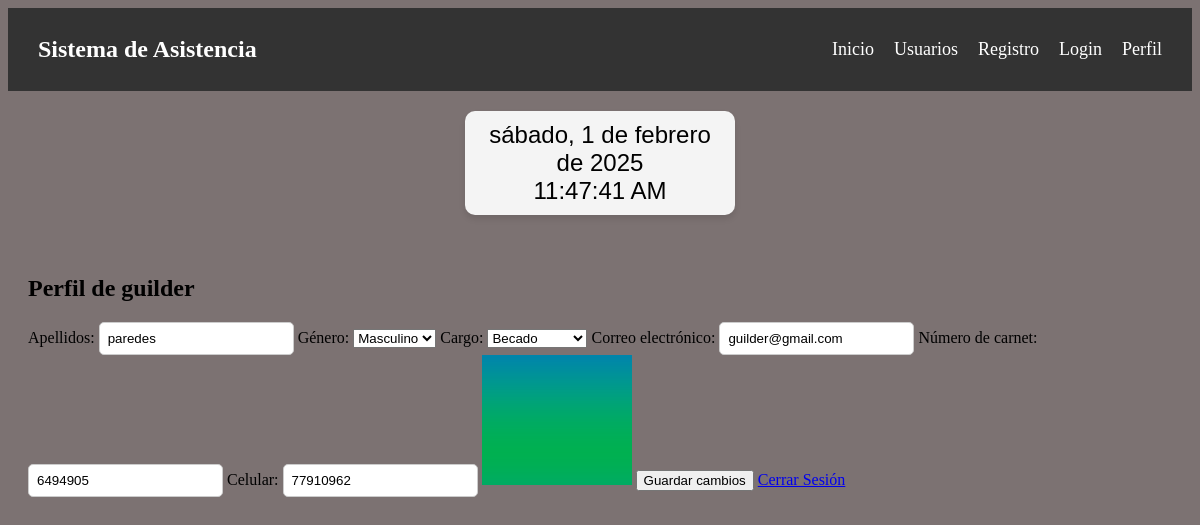
The page /perfil/ (signed in) on the database its author committed.
### Asistencia/models.py (models this page shows, shortened)
class Usuario(AbstractUser):
    GENDER_CHOICES = [
        ('M', 'Masculino'),
        ('F', 'Femenino'),
        ('O', 'Otro'),
    ]
    cargo_choices = [
        ('B', 'Becado'),
        ('P', 'Promotor'),
        ('JZ', 'Jefe de Zona'),
    ]
    apellidos = models.CharField(max_length=255)
    genero = models.CharField(max_length=1, choices=GENDER_CHOICES)
    cargo = models.CharField(max_length=2, choices=cargo_choices)
    correo_electronico = models.EmailField(unique=True)
    numero_carnet = models.CharField(max_length=20, unique=True)
    celular = models.CharField(max_length=15)
    foto_perfil = models.ImageField(upload_to='fotos_perfil/', blank=True, null=True)  # Campo para la foto

### Asistencia/views.py (the view, shortened to what this page needs)
# urls.py: path('perfil/', views.perfil, name='perfil'),
@login_required(login_url='/login/')
def perfil(request):
    return render(request, 'perfil.html', {'usuario': request.user})

### Asistencia/templates/perfil.html (shortened to what this page needs)
{% extends 'home.html' %}
{% block content %}
<h2>Perfil de {{ usuario.username }}</h2>
<form method="post">
    <label>Apellidos:</label>
    <input type="text" name="apellidos" value="{{ usuario.apellidos }}">
    <label>Género:</label>
    <select name="genero">
        <option value="M" {% if usuario.genero == 'M' %}selected{% endif %}>Masculino</option>
    </select>
    <label>Cargo:</label>
    <select name="cargo">
        <option value="B" {% if usuario.cargo == 'B' %}selected{% endif %}>Becado</option>
    </select>
    <label>Correo electrónico:</label>
    <input type="email" name="correo_electronico" value="{{ usuario.correo_electronico }}">
    <label>Número de carnet:</label>
    <input type="text" name="numero_carnet" value="{{ usuario.numero_carnet }}">
    <label>Celular:</label>
    <input type="text" name="celular" value="{{ usuario.celular }}">
    <img src="{% if user.foto_perfil %}{{ user.foto_perfil.url }}{% else %}/static/default-profile.jpg{% endif %}" alt="Foto de perfil" width="150">
    <button type="submit">Guardar cambios</button>
    <a href="{% url 'cerrar_sesion' %}">Cerrar Sesión</a>
</form>
{% endblock %}

### Asistencia/templates/home.html (shortened to what this page needs)
{% load static %}
<!DOCTYPE html>
<html lang="es">
<head>
    <link rel="stylesheet" href="{% static 'css/reloj.css' %}">
    <link rel="stylesheet" href="{% static 'css/entrada_salida.css' %}">
    <link rel="stylesheet" href="{% static 'css/usuarios.css' %}">
    <link rel="stylesheet" href="{% static 'css/barra_navegacion.css' %}">
    <link rel="stylesheet" href="{% static 'css/barra_izquierda.css' %}">
</head>
<body>
    <div>
        {% include "barra_navegacion.html" %}
    </div>
    <div id="reloj"></div>
    <div class="content">
        {% block content %}{% endblock %}
    </div>
</body>
</html>

### Asistencia/templates/barra_navegacion.html (shortened to what this page needs)
<nav class="navbar">
    <div class="logo">Sistema de Asistencia</div>
    <ul>
        <li><a href="{% url 'home' %}">Inicio</a></li>
        <li><a href="{% url 'usuarios' %}">Usuarios</a></li>
        <li><a href="{% url 'registro' %}">Registro</a></li>
        <li><a href="{% url 'login' %}">Login</a></li>
        <li><a href="{% url 'perfil' %}">Perfil</a></li>
    </ul>
</nav>

### Asistencia/static/css/reloj.css (style rules this page uses)
#reloj { font-family: 'Arial', sans-serif; font-size: 24px; text-align: center; padding: 10px; background-color: #f4f4f4; border-radius: 10px; width: 250px; margin: 20px auto; box-shadow: 0 4px 6px rgba(0, 0, 0, 0.1); }

### Asistencia/static/css/entrada_salida.css (style rules this page uses)
input { padding: 8px; border: 1px solid #ccc; border-radius: 5px; }

### Asistencia/static/css/barra_navegacion.css (style rules this page uses)
body { background: rgb(124, 114, 114); }
.navbar { background: #333333; color: white; display: flex; justify-content: space-between; align-items: center; padding: 15px 30px; margin: none; }
.navbar .logo { font-size: 24px; font-weight: bold; }
.navbar ul { list-style: none; display: flex; gap: 20px; }
.navbar ul li { display: inline; }
.navbar ul li a { color: white; text-decoration: none; font-size: 18px; transition: 0.3s; }
.content { padding: 20px; }

### rows shown on the page
Usuario: username "guilder", apellidos "paredes", genero "Masculino", cargo "Becado", correo_electronico "guilder@gmail.com", numero_carnet "6494905", celular "77910962", foto_perfil (picture)
